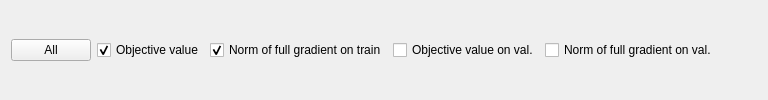
                <widget class="QWidget" name="widget_2" native="true">
                 <layout class="QHBoxLayout" name="horizontalLayout">
                  <item>
                   <widget class="QPushButton" name="btnTrackAll">
                    <property name="text">
                     <string>All</string>
                    </property>
                   </widget>
                  </item>
                  <item>
                   <widget class="QCheckBox" name="cbxTrackObjectiveFunctionValueTrain">
                    <property name="text">
                     <string>Objective value</string>
                    </property>
                    <property name="checked">
                     <bool>true</bool>
                    </property>
                   </widget>
                  </item>
                  <item>
                   <widget class="QCheckBox" name="cbxTrackNormFullGradientTrain">
                    <property name="text">
                     <string>Norm of full gradient on train</string>
                    </property>
                    <property name="checked">
                     <bool>true</bool>
                    </property>
                   </widget>
                  </item>
                  <item>
                   <widget class="QCheckBox" name="cbxTrackObjectiveFunctionValueVal">
                    <property name="text">
                     <string>Objective value on val.</string>
                    </property>
                    <property name="checked">
                     <bool>false</bool>
                    </property>
                   </widget>
                  </item>
                  <item>
                   <widget class="QCheckBox" name="cbxTrackNormFullGradientVal">
                    <property name="text">
                     <string>Norm of full gradient on val.</string>
                    </property>
                    <property name="checked">
                     <bool>false</bool>
                    </property>
                   </widget>
                  </item>
                  <item>
                   <spacer name="horizontalSpacer">
                    <property name="orientation">
                     <enum>Qt::Horizontal</enum>
                    </property>
                    <property name="sizeHint" stdset="0">
                     <size>
                      <width>40</width>
                      <height>20</height>
                     </size>
                    </property>
                   </spacer>
                  </item>
                 </layout>
                </widget>
